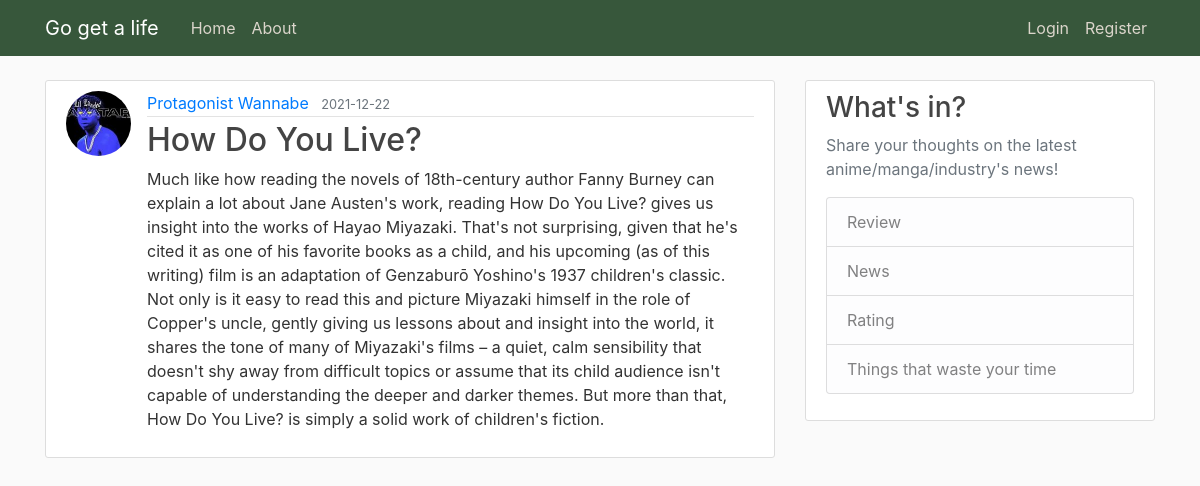
Screenshot of /post/20 with the database file from the repository.
### flask_webapp/models.py (models this page shows, shortened)
class User(db.Model, UserMixin):
    id = db.Column(db.Integer, primary_key=True)
    username = db.Column(db.String(20), unique=True, nullable=False)
    email = db.Column(db.String(120), unique=True, nullable=False)
    image_file = db.Column(db.String(20), nullable=False, default='default.jpg')
    password = db.Column(db.String(60), nullable=False)
    posts = db.relationship('Post', backref='author', lazy=True)

class Post(db.Model):
    id = db.Column(db.Integer, primary_key=True)
    title = db.Column(db.String(100), nullable=False)
    date_posted = db.Column(db.DateTime, nullable=False, default=datetime.utcnow)
    content = db.Column(db.Text, nullable=False)
    user_id = db.Column(db.Integer, db.ForeignKey('user.id'), nullable=False)

### flask_webapp/posts/routes.py (the view)
@posts.route("/post/<int:post_id>")
def post(post_id):
    post = Post.query.get_or_404(post_id)
    return render_template('post.html', title=post.title, post=post)

### flask_webapp/templates/post.html (shortened to what this page needs)
{% extends "layout.html" %}
{% block content %}
    <article class="media content-section">
        <img class="rounded-circle article-img" src="{{ url_for('static', filename='profile_pics/' + post.author.image_file) }}">
        <div class="media-body">
            <div class="article-metadata">
                <a class="mr-2" href="{{ url_for('users.user_posts', username=post.author.username) }}">{{ post.author.username }}</a>
                <small class="text-muted">{{ post.date_posted.strftime('%Y-%m-%d') }}</small>
            </div>
            <h2 class="article-title">{{ post.title }}</h2>
            <p class="article-content">{{ post.content }}</p>
        </div>
    </article>
{% endblock content %}

### flask_webapp/static/main.css (style rules this page uses)
body { background: #fafafa; color: #333333; margin-top: 5rem; }
h1, h2, h3, h4, h5, h6 { color: #444444; }
.content-section { background: #ffffff; padding: 10px 20px; border: 1px solid #dddddd; border-radius: 3px; margin-bottom: 20px; }
.article-title { color: #444444; }
.article-content { white-space: pre-line; }
.article-img { height: 65px; width: 65px; margin-right: 16px; }
.article-metadata { padding-bottom: 1px; margin-bottom: 4px; border-bottom: 1px solid #e3e3e3 }

### rows the page displays
User: image_file (picture), author.username "Protagonist Wannabe"
Post: date_posted "2021-12-22", title "How Do You Live?", content "Much like how reading the novels of 18th-century author Fanny Burney can explain a lot about Jane Austen's work, reading How Do You Live? gives us insight into the works of Hayao Miyazaki. That's not surprising, given that he's cited it as one of his favorite books as a child, and his upcoming (as of this writing) film is an adaptation of Genzaburō Yoshino's 1937 children's classic. Not only is it easy to read this and picture Miyazaki himself in the role of Copper's uncle, gently giving us lessons about and insight into the world, it shares the tone of many of Miyazaki's films – a quiet, calm sensibility that doesn't shy away from difficult topics or assume that its child audience isn't…"
